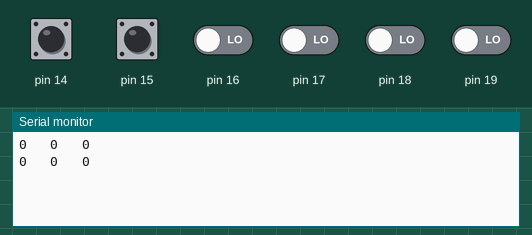
Recording of a sketch running on a simulated Arduino Uno, built with avr-gcc and run on an emulated ATmega328P. Parts: the last lines printed to the serial monitor. The test bench sets the inputs (shaded band); at power-on: pin 14, pin 15 HIGH, pin 16–19 LOW.

Above: at 1.2 s.
1.3 s: pin 18 driven HIGH
At 2.5 s:
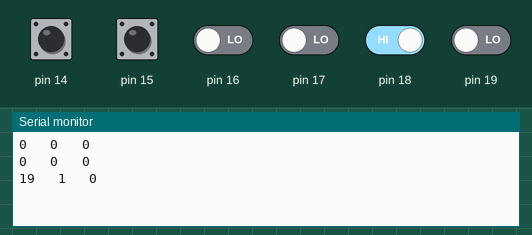
2.8 s: pin 19 driven HIGH
At 3.8 s:
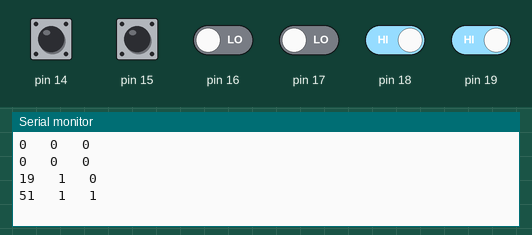
4.3 s: pin 18 driven LOW
At 5.6 s:
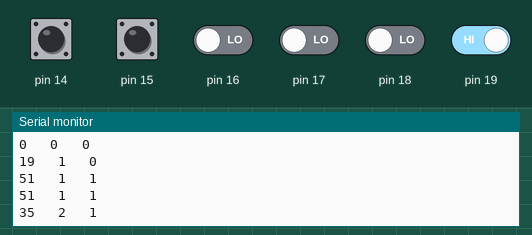
5.8 s: pin 19 driven LOW
At 6.7 s:
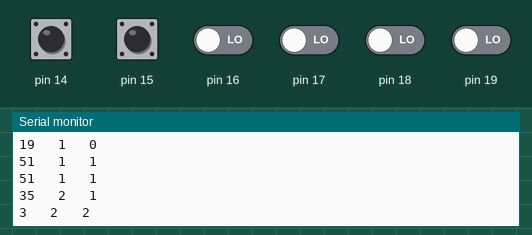
Timing chart, 0 to 8.3 s (numbered marks = the images above; inputs shaded):
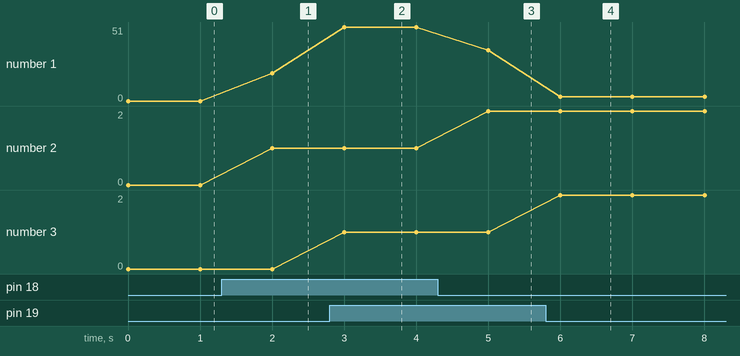

The sketch:

encoders_debug.ino
```cpp
static volatile int counts1 = 0;
static volatile int counts2 = 0;
static volatile int last1 = 0;
static volatile int last2 = 0;
static volatile int pinc = 0;
static int tmp = 0;

inline int getCountsAndResetM1()
{
  noInterrupts();
  const int tmp = counts1;
  counts1 = 0;
  interrupts();
  return tmp;
}

inline int getCountsAndResetM2()
{
  noInterrupts();
  const int tmp = counts2;
  counts2 = 0;
  interrupts();
  return tmp;
}

inline float convert(int count)
{
  static const float ppr = 20.0f;
  static const float pi = 3.1416f;
  static const float diameter = 0.0635f;
  static const float circumference = pi * diameter;
  return circumference * count / ppr;
}

void setup() {
  // put your setup code here, to run once:
  // Make sure the pin is set for input
  //

  Serial.begin(9600);

  pinMode(14, INPUT);
  pinMode(15, INPUT);

  // Enable the pull-up resistor
  digitalWrite(14, HIGH);
  digitalWrite(15, HIGH);

  // Prevent interrupts while initializing
  noInterrupts();

  // Pin 14 for left wheel, Pin 15 for the right wheel
  PCICR |= 1 << PCIE1;
  PCMSK1 |= (1 << PCINT12) | (1 << PCINT13);

  // Clear the interrupt flags in case they were set before for any reason.
  // On the AVR, interrupt flags are cleared by writing a logical 1
  // to them.

  // PCIFR |= (1 << PCIF0) | (1 << PCIF1) | (1 << PCIF2);

  // re-enable interrupts
  //
  interrupts();
}

void loop() {
  // put your main code here, to run repeatedly:
  Serial.print(pinc);
  Serial.print("   ");
  Serial.print(counts1);
  Serial.print("   ");
  Serial.print(counts2);
  Serial.print('\n');
  delay(1000);
}

// Interrupt based on wheel encoder
//
ISR(PCINT1_vect)
{

  // Get the value at the pins
  //
  pinc = PINC;
  const int m1 = PINC & (1 << 4);
  const int m2 = PINC & (1 << 5);

  // Determine which pin to update
  //
  if (m1 ^ last1)
  {
    counts1 += 1;
  }
  if (m2 ^ last2)
  {
    counts2 += 1;
  }

  last1 = m1;
  last2 = m2;
}
```

Measured:
- after the input at 1.3 s, the serial monitor: prints a new line after 0.70 s (image 1)
- after the input at 2.8 s, the serial monitor: prints a new line after 0.20 s (image 2)
- after the input at 4.3 s, the serial monitor: prints a new line after 0.70 s (image 3)
- after the input at 5.8 s, the serial monitor: prints a new line after 0.20 s (image 4)
- plotted number 1: 0 → 19 after the input at 1.3 s, 19 → 51 after the input at 2.8 s, 51 → 35 after the input at 4.3 s, 35 → 3 after the input at 5.8 s
- plotted number 2: 0 → 1 after the input at 1.3 s, 1 → 2 after the input at 4.3 s
